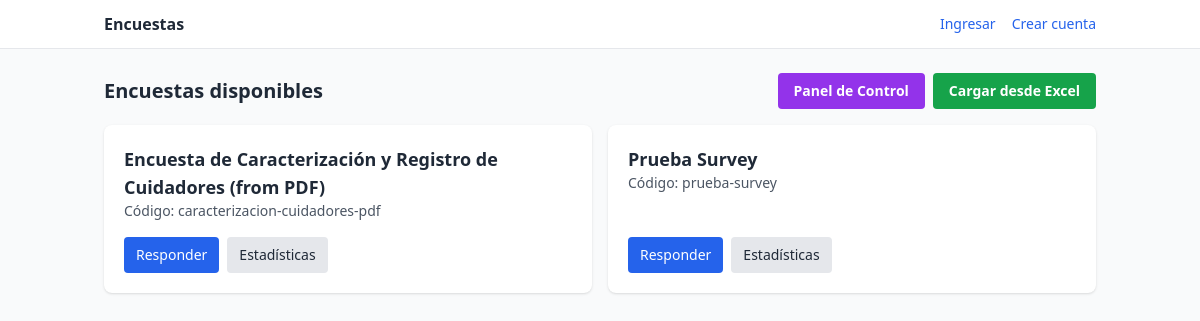
The page /public/ on the database as committed earlier.
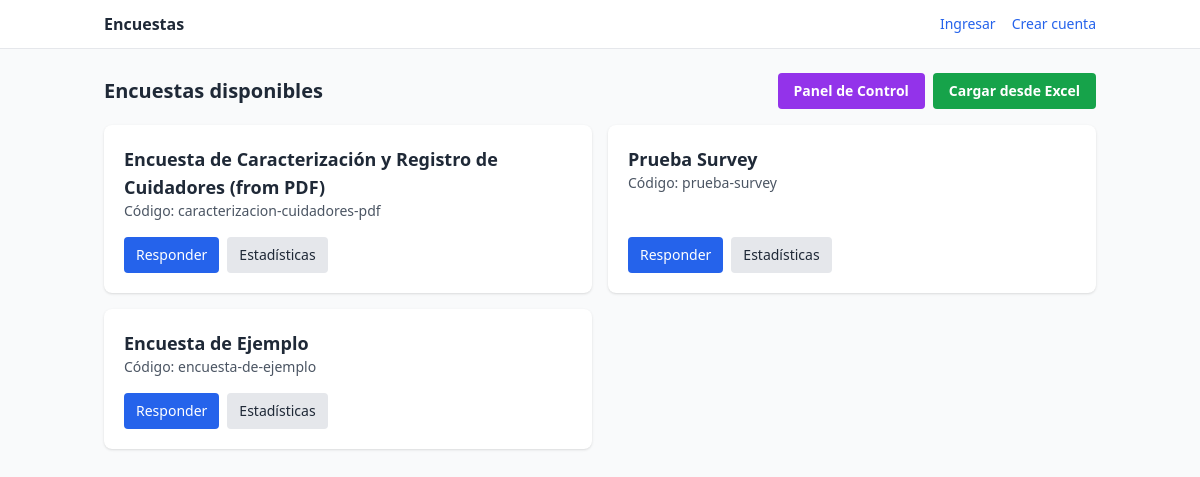
The same page on the database as committed later.
### surveys/models.py (models this page shows, shortened)
class Survey(models.Model):
    name = models.CharField(max_length=200, unique=True)
    description = models.TextField(blank=True)
    code = models.SlugField(max_length=80, unique=True)
    is_active = models.BooleanField(default=True)
    created_at = models.DateTimeField(auto_now_add=True)
    require_token = models.BooleanField(default=False)

### surveys/views.py (the view)
# urls.py: path("public/", views.survey_list_public, name="public_list"),
def survey_list_public(request): # New public survey list view
    surveys = Survey.objects.filter(is_active=True)
    return render(request, 'surveys/survey_list.html', {'surveys': surveys})

### surveys/templates/surveys/survey_list.html (shortened to what this page needs)
{% extends "surveys/base.html" %}
{% block content %}
<div class="flex justify-between items-center mb-4">
  <h1 class="text-xl font-semibold">Encuestas disponibles</h1>
  <div class="flex space-x-2">
    <a href="{% url 'surveys:dashboard' %}" class="px-4 py-2 rounded bg-purple-600 text-white text-sm font-semibold hover:bg-purple-700">
      Panel de Control
    </a>
    <a href="{% url 'surveys:survey_upload' %}" class="px-4 py-2 rounded bg-green-600 text-white text-sm font-semibold hover:bg-green-700">
      Cargar desde Excel
    </a>
  </div>
</div>
<div class="grid sm:grid-cols-2 gap-4">
  {% for s in surveys %}
    <div class="bg-white p-5 rounded-lg shadow flex flex-col justify-between">
      <div>
        <h2 class="font-semibold text-lg">{{ s.name }}</h2>
        <p class="text-sm text-gray-600">Código: {{ s.code }}</p>
      </div>
      <div class="mt-4 flex space-x-2">
        <a href="{% url 'surveys:fill' s.code %}" class="px-3 py-2 rounded bg-blue-600 text-white text-sm">Responder</a>
        <a href="{% url 'surveys:stats' s.code %}" class="px-3 py-2 rounded bg-gray-200 text-gray-800 text-sm">Estadísticas</a>
      </div>
    </div>
  {% empty %}
    <p>No hay encuestas activas.</p>
  {% endfor %}
</div>
{% endblock %}

Rows that differ between the two databases and show on the page:
added Survey: name "Encuesta de Ejemplo", code "encuesta-de-ejemplo"
